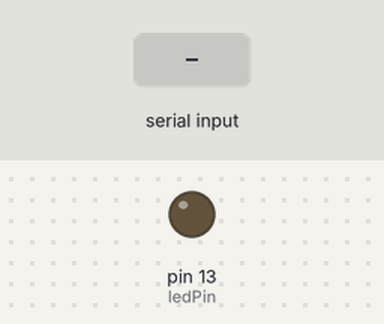
The sketch below on a simulated Arduino Uno, built with avr-gcc and run on an emulated ATmega328P. On the bench: output pins drawn as LEDs (lit = HIGH). Inputs (shaded band) come from the test bench.

Above: at 1.2 s.
1.3 s: "1\n" received over Serial
At 2.4 s:
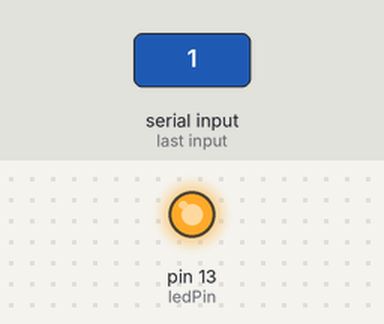
Timing chart, 0 to 4.8 s (numbered marks = the images above; inputs shaded):
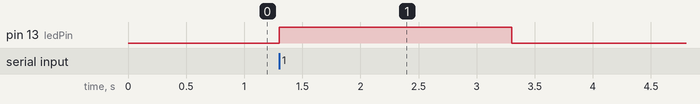

Measured:
- after the input at 1.3 s, pin 13 (ledPin): LOW → HIGH at once, → LOW 2.0 s later

The sketch:

no_bulb.ino
```cpp
int a;
int ledPin = 13;

void setup() {
  Serial.begin(9600); //it for connect the plotter
  pinMode(ledPin, OUTPUT);

}

void loop() {
  input();
  check();

}

void input(){
   if(Serial.available()> 0){
    a = Serial.parseInt();
   }
}

void check(){
  if(a==1){
    digitalWrite(ledPin, HIGH);
    delay(1000);
   }
   else{
    digitalWrite(ledPin, LOW);
   }
}
```
